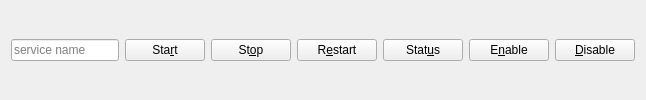
      <widget class="QWidget" name="servicetab">
       <attribute name="title">
        <string>Service</string>
       </attribute>
       <layout class="QHBoxLayout" name="horizontalLayout_24">
        <item>
         <widget class="QLineEdit" name="serviceNamelineEdit">
          <property name="placeholderText">
           <string>service name</string>
          </property>
         </widget>
        </item>
        <item>
         <widget class="QPushButton" name="pushButton">
          <property name="text">
           <string>Sta&amp;rt</string>
          </property>
         </widget>
        </item>
        <item>
         <widget class="QPushButton" name="pushButton_2">
          <property name="text">
           <string>St&amp;op</string>
          </property>
         </widget>
        </item>
        <item>
         <widget class="QPushButton" name="pushButton_3">
          <property name="text">
           <string>R&amp;estart</string>
          </property>
         </widget>
        </item>
        <item>
         <widget class="QPushButton" name="pushButton_4">
          <property name="text">
           <string>Stat&amp;us</string>
          </property>
         </widget>
        </item>
        <item>
         <widget class="QPushButton" name="enableServicepushButton_5">
          <property name="text">
           <string>E&amp;nable</string>
          </property>
         </widget>
        </item>
        <item>
         <widget class="QPushButton" name="disableServicepushButton_6">
          <property name="text">
           <string>&amp;Disable</string>
          </property>
         </widget>
        </item>
       </layout>
      </widget>
